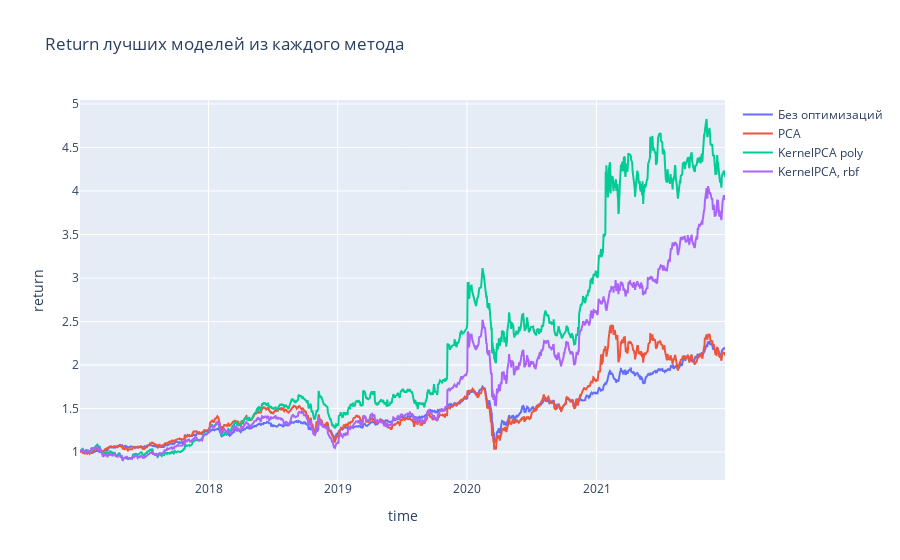

The code cell stored with this chart in its notebook:
### Code cell
plot_results(names=['Без оптимизаций', 'PCA', 'KernelPCA poly', 'KernelPCA, rbf'], 
             optimizers=[po_randomsearch, po_randomsearch_PCA, po_randomsearch_kPCA, po_randomsearch_rbf], 
             df_train=data_train, df_test=data_test, title='Return лучших моделей из каждого метода')

### Figure 1 — Plotly figure (JSON) as saved in the notebook; plotly's stock layout.template omitted (floating-point values rounded to 4 significant figures; data arrays with more than 128 entries replaced by an {"elided": "..."} marker saying what was removed)
{"data": [{"name": "Без оптимизаций", "type": "scatter", "x": {"elided": "1258 str values"}, "y": {"elided": "1258 float values"}}, {"name": "PCA", "type": "scatter", "x": {"elided": "1258 str values"}, "y": {"elided": "1258 float values"}}, {"name": "KernelPCA poly", "type": "scatter", "x": {"elided": "1258 str values"}, "y": {"elided": "1258 float values"}}, {"name": "KernelPCA, rbf", "type": "scatter", "x": {"elided": "1258 str values"}, "y": {"elided": "1258 float values"}}], "layout": {"title": {"text": "Return лучших моделей из каждого метода"}, "xaxis": {"title": {"text": "time"}}, "yaxis": {"title": {"text": "return"}}}}
